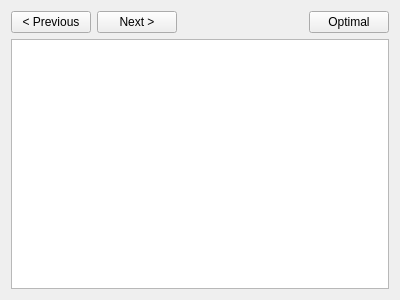
<?xml version="1.0" encoding="UTF-8"?>
<ui version="4.0">
 <class>Timeline</class>
 <widget class="QWidget" name="Timeline">
  <property name="geometry">
   <rect>
    <x>0</x>
    <y>0</y>
    <width>400</width>
    <height>300</height>
   </rect>
  </property>
  <property name="windowTitle">
   <string>Form</string>
  </property>
  <layout class="QVBoxLayout" name="verticalLayout">
   <item>
    <layout class="QHBoxLayout" name="horizontalLayout">
     <item>
      <widget class="QPushButton" name="previousButton">
       <property name="text">
        <string>&lt; Previous</string>
       </property>
      </widget>
     </item>
     <item>
      <widget class="QPushButton" name="nextButton">
       <property name="text">
        <string>Next &gt;</string>
       </property>
      </widget>
     </item>
     <item>
      <spacer name="horizontalSpacer">
       <property name="orientation">
        <enum>Qt::Horizontal</enum>
       </property>
       <property name="sizeHint" stdset="0">
        <size>
         <width>40</width>
         <height>20</height>
        </size>
       </property>
      </spacer>
     </item>
     <item>
      <widget class="QPushButton" name="optimalButton">
       <property name="text">
        <string>Optimal</string>
       </property>
      </widget>
     </item>
    </layout>
   </item>
   <item>
    <widget class="QGraphicsView" name="timelineView"/>
   </item>
  </layout>
 </widget>
 <resources/>
 <connections/>
</ui>
